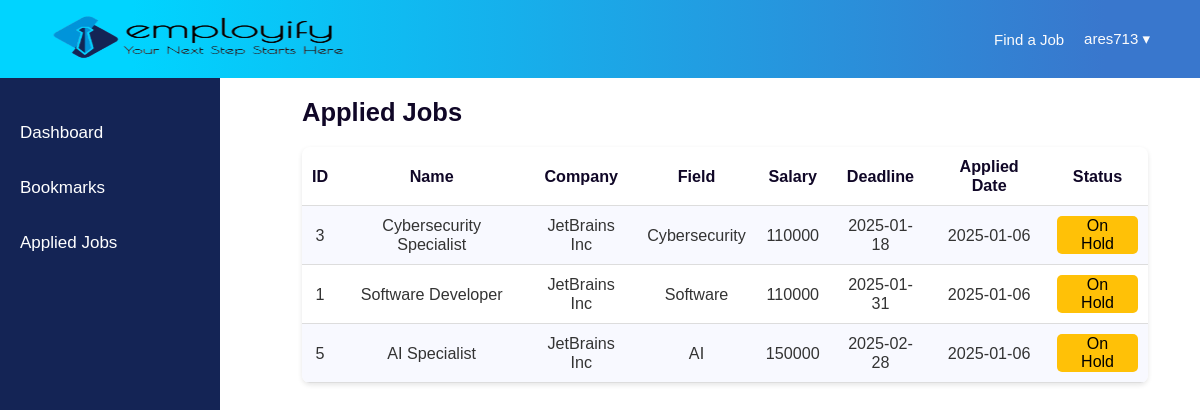
/js_applied-jobs.php (signed in), run on the app's committed database.
### tables this page shows
CREATE TABLE `seeker_seeks` (
  `S_id` varchar(12) NOT NULL,
  `A_id` int(12) NOT NULL,
  `Applied_Date` date NOT NULL DEFAULT current_timestamp(),
  `Status` tinyint(1) DEFAULT NULL COMMENT 'NULL = On Hold\r\n0 = Rejected\r\n1 = Accepted'
);

CREATE TABLE `applications` (
  `A_id` int(12) NOT NULL,
  `Name` text NOT NULL,
  `R_id` varchar(12) NOT NULL,
  `Status` tinyint(1) NOT NULL DEFAULT 1 COMMENT 'Active = 1\r\nInactive = 0',
  `Deadline` date NOT NULL,
  `Field` varchar(30) NOT NULL,
  `Posted_Date` date NOT NULL DEFAULT current_timestamp(),
  `Description` text NOT NULL,
  `Salary` int(11) NOT NULL
);

CREATE TABLE `recruiter` (
  `R_id` varchar(12) NOT NULL,
  `FName` text NOT NULL,
  `LName` text NOT NULL,
  `Gender` tinyint(1) NOT NULL COMMENT '0 = Female\r\n1 = Male',
  `Email` varchar(255) NOT NULL,
  `Password` varchar(255) NOT NULL,
  `DoB` date NOT NULL DEFAULT current_timestamp(),
  `CName` varchar(30) DEFAULT NULL COMMENT 'Company Name',
  `CDescription` varchar(30) DEFAULT NULL COMMENT 'Company Description',
  `Contact` int(11) NOT NULL
);

### js_applied-jobs.php (the view, shortened to what this page needs)
<!DOCTYPE html>
<html lang="en">
<head>
    <link rel="stylesheet" href="style.css" />
</head>
<body>
    <?php include 'includes/js_navbar.php'; ?>
    <?php include 'includes/js_sidebar.php'; ?>
    <div class="jobs_content">
        <h2>Applied Jobs</h2>
        <?php
        require_once 'DBconnect.php';
        $username = $_SESSION['username'];
        $query = "SELECT ss.A_id, a.Name, r.CName, a.Field, a.Salary, a.Deadline, a.Description, ss.Applied_Date, ss.Status
                    FROM seeker_seeks ss
                    INNER JOIN applications a ON ss.A_id = a.A_id
                    INNER JOIN recruiter r ON a.R_id = r.R_id
                    WHERE ss.S_id = ?
                    ORDER BY ss.Status DESC, a.Deadline ASC";
        $stmt = $con->prepare($query);
        $stmt->bind_param("s", $username);
        $stmt->execute();
        $result = $stmt->get_result();
        if ($result->num_rows > 0) {
            echo '<table class="applied-jobs-table">';
            echo '<tr>
                    <th>ID</th>
                    <th>Name</th>
                    <th>Company</th>
                    <th>Field</th>
                    <th>Salary</th>
                    <th>Deadline</th>
                    <th>Applied Date</th>
                    <th>Status</th>
                </tr>';
            while ($row = $result->fetch_assoc()) {
                echo '<tr>';
                echo '<td>' . htmlspecialchars($row['A_id']) . '</td>';
                echo '<td>' . htmlspecialchars($row['Name']) . '</td>';
                echo '<td>' . htmlspecialchars($row['CName']) . '</td>';
                echo '<td>' . htmlspecialchars($row['Field']) . '</td>';
                echo '<td>' . htmlspecialchars($row['Salary']) . '</td>';
                echo '<td>' . htmlspecialchars($row['Deadline']) . '</td>';
                echo '<td>' . htmlspecialchars($row['Applied_Date']) . '</td>';
                if (is_null($row['Status'])) {
                    echo '<td><span class="status on-hold">On Hold</span></td>';
                } elseif ($row['Status'] == 0) {
                    echo '<td><span class="status rejected">Rejected</span></td>';
                } elseif ($row['Status'] == 1) {
                    echo '<td><span class="status accepted">Accepted</span></td>';
                } else {
                    echo '<td><span class="status">Unknown</span></td>';
                }
                echo '</tr>';
            }
            echo '</table>';
        } else {
            echo "<p>You have not applied to any jobs yet.</p>";
        }
        ?>
    </div>
</body>
</html>

### style.css (style rules this page uses)
* { margin: 0; padding: 0; box-sizing: border-box; font-family: "Poppins", sans-serif; }
body { margin: 0; padding: 0; width: -webkit-fill-available; height: fit-content; font-family: "Noto Sans", serif; font-size: 17px; color: #100727; z-index: -1; backdrop-filter: blur(2px); position: relative; }
h2 { margin-bottom: 15px; }
table { width: 100%; border-collapse: collapse; margin: 20px 0; font-size: 0.95em; font-family: Arial, sans-serif; border-radius: 8px; overflow: hidden; box-shadow: 0 2px 5px rgba(0, 0, 0, 0.1); }
th { text-align: center; padding: 10px; border-bottom: 1px solid #ddd; }
td { text-align: center; padding: 10px; border-bottom: 1px solid #ddd; }
tr:nth-child(even) { background-color: #f8f9ff; }
td { color: #333; }
.jobs_content { margin-top: 20px; margin-left: 300px; margin-right: 50px; padding: 0 2px; background-color: white; max-height: 0; transition: max-height 0.2s ease-out; }
.status { height: 37.5px; max-width: fit-content; color: #fcfcfd; text-decoration: none; margin: auto; display: flex; justify-content: center; align-items: center; border: none; padding: 12px; font-size: 16px; border-radius: 5px; cursor: pointer; transition: background-color 0.3s ease; }
.status.on-hold { background-color: #ffc107; color: #000; }

### data on the page
seeker_seeks: A "3", A.Name "Cybersecurity Specialist", recruiter.CName "JetBrains Inc", A.Field "Cybersecurity", A.Salary "110000", A.Deadline "2025-01-18", Applied_Date "2025-01-06", shows "On Hold"
seeker_seeks: A "1", A.Name "Software Developer", recruiter.CName "JetBrains Inc", A.Field "Software", A.Salary "110000", A.Deadline "2025-01-31", Applied_Date "2025-01-06", shows "On Hold"
seeker_seeks: A "5", A.Name "AI Specialist", recruiter.CName "JetBrains Inc", A.Field "AI", A.Salary "150000", A.Deadline "2025-02-28", Applied_Date "2025-01-06", shows "On Hold"

### other printed values
$username "ares713"
